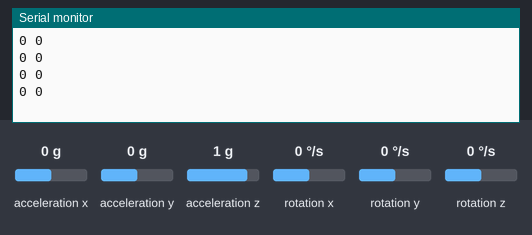
The sketch below on a simulated Arduino Uno, built with avr-gcc and run on an emulated ATmega328P. Parts: the last lines printed to the serial monitor. Wiring (inferred from the names in the program): MPU-6050 motion sensor at I2C address 0x68. The test bench sets the inputs (shaded band); at power-on: acceleration x 0 g, acceleration y 0 g, acceleration z 1 g, rotation x 0 °/s, rotation y 0 °/s, rotation z 0 °/s.

Above: at 1.2 s.
1.3 s: acceleration x set to -1.4 g
At 1.56 s:
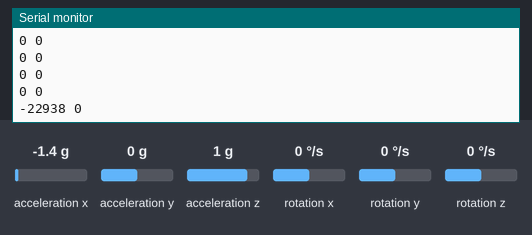
2.8 s: acceleration y set to -1.4 g
At 2.9 s:
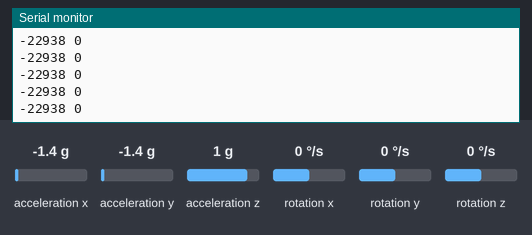
4.3 s: acceleration x set to -0.8 g
At 4.58 s:
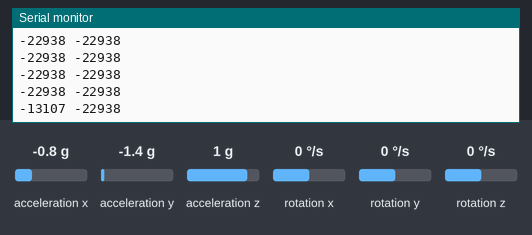
Timing chart, 0 to 7.3 s (numbered marks = the images above; inputs shaded):
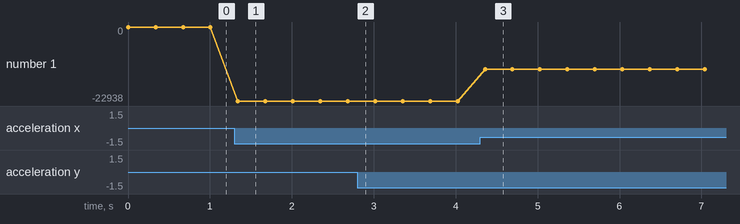

The sketch:

gyr_read.ino
```cpp
#include<Wire.h>  // Enable I2C communication
const int MPU_addr=0x68;  // I2C address of the MPU-6050
int16_t GyX,GyY,GyZ;

void setup() {
  // put your setup code here, to run once:
  Wire.begin(); // Adds Arduino to I2C bus as controller
  Wire.beginTransmission(MPU_addr); // begins I2C transmission
  Wire.write(0x6B);  // Queue these bytes to transmit, 0x6B=PWR_MGMT_1 register
  Wire.write(0);     // set to zero (wakes up the MPU-6050)
  Wire.endTransmission(true); // Transmit queued bytes
  Serial.begin(9600);
}

void loop() {
  // put your main code here, to run repeatedly:
  Wire.beginTransmission(MPU_addr);
  Wire.write(0x3B);  // starting with register 0x3B (ACCEL_XOUT_H)
  Wire.endTransmission(false);
  Wire.requestFrom(MPU_addr,14,true);  // request a total of 14 registers
  GyX=Wire.read()<<8|Wire.read();  // 0x43 (GYRO_XOUT_H) & 0x44 (GYRO_XOUT_L)
  GyY=Wire.read()<<8|Wire.read();  // 0x45 (GYRO_YOUT_H) & 0x46 (GYRO_YOUT_L)
  GyZ=Wire.read()<<8|Wire.read();  // 0x47 (GYRO_ZOUT_H) & 0x48 (GYRO_ZOUT_L)
  Serial.print(GyX);
  Serial.print(" ");
  Serial.print(GyY);
  Serial.print(" ");
  Serial.println();
  delay(333);

}
```

Measured:
- after the input at 1.3 s, the serial monitor: prints a new line at once (image 1)
- after the input at 4.3 s, the serial monitor: prints a new line after 0.06 s (image 3)
- plotted number 1: 0 → -22938 after the input at 1.3 s, -22938 → -13107 after the input at 4.3 s
